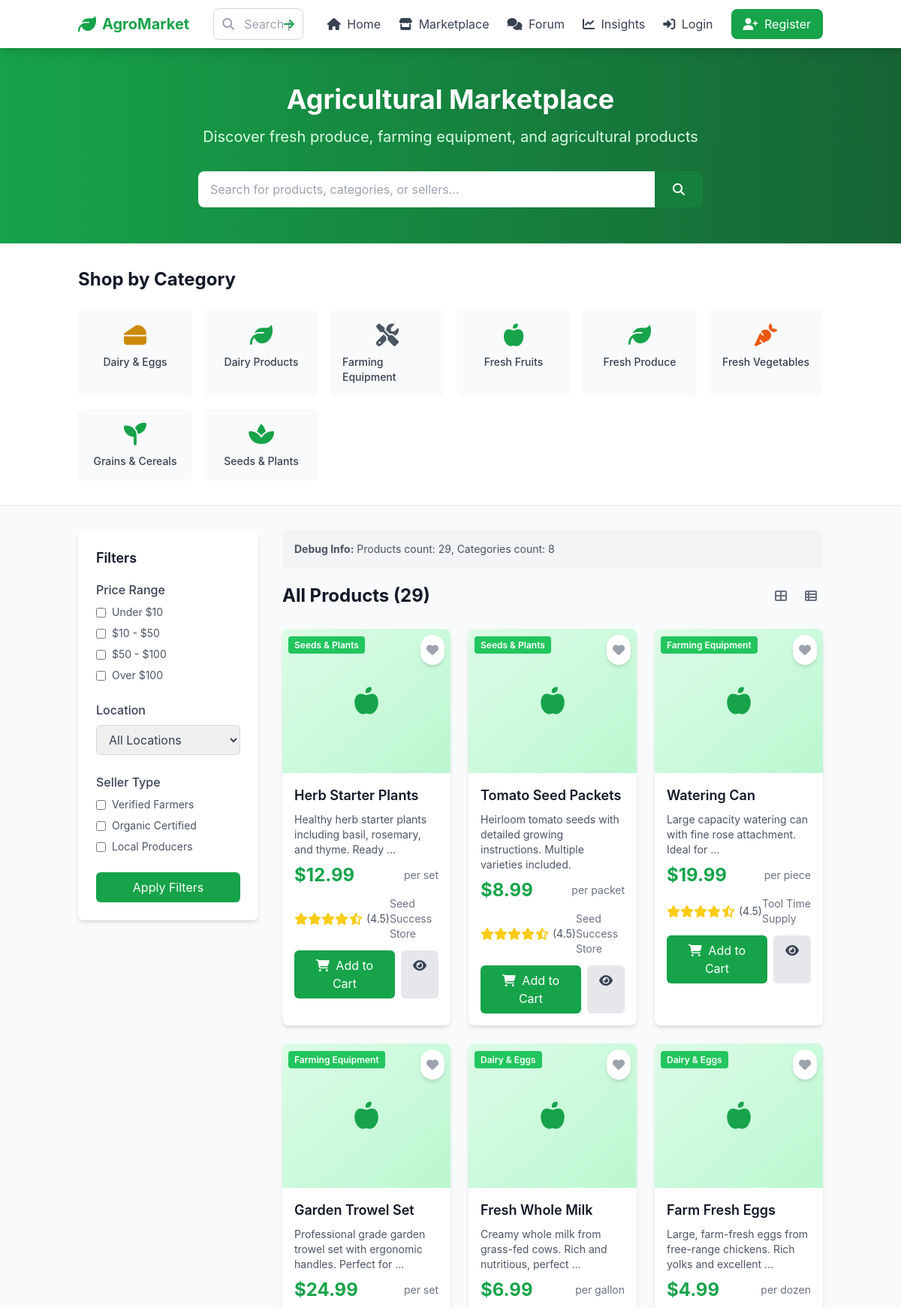
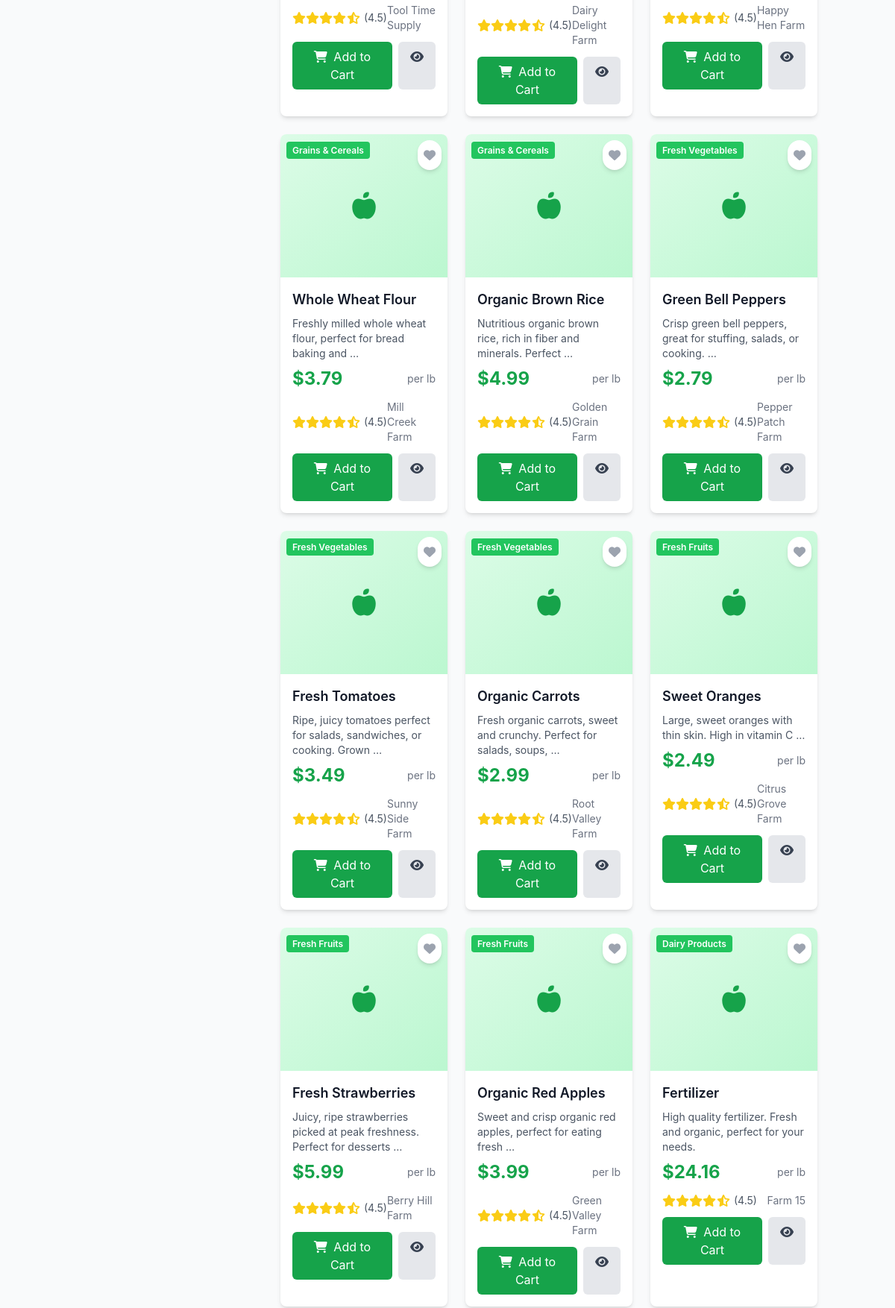
The app's page /marketplace/ (upper part) with its own data (2 pictures, top to bottom).
### marketplace/models.py (models this page shows, shortened)
class Category(models.Model):
    name = models.CharField(max_length=100)
    slug = models.SlugField(unique=True)
    description = models.TextField(blank=True)
    image = models.ImageField(upload_to='categories/', blank=True, null=True)
    created_at = models.DateTimeField(auto_now_add=True)
    class Meta:
        verbose_name_plural = "Categories"

class Product(models.Model):
    name = models.CharField(max_length=200)
    slug = models.SlugField(unique=True)
    description = models.TextField()
    price = models.DecimalField(max_digits=10, decimal_places=2)
    category = models.ForeignKey(Category, on_delete=models.CASCADE)
    seller = models.ForeignKey(settings.AUTH_USER_MODEL, on_delete=models.CASCADE)
    image = models.ImageField(upload_to='products/', blank=True, null=True)
    quantity_available = models.PositiveIntegerField(default=0)
    unit = models.CharField(max_length=20, default='piece')
    location = models.CharField(max_length=100, blank=True)
    is_active = models.BooleanField(default=True)
    created_at = models.DateTimeField(auto_now_add=True)
    updated_at = models.DateTimeField(auto_now=True)

### marketplace/views.py (the view, shortened to what this page needs)
# urls.py: path('', views.product_list, name='product_list'),
def product_list(request):
    products = Product.objects.all().order_by('-created_at')
    categories = Category.objects.all().order_by('name')
    category_filter = request.GET.get('category')
    if category_filter:
        products = products.filter(category__slug=category_filter)
    search_query = request.GET.get('q')
    price_min = request.GET.get('price_min')
    price_max = request.GET.get('price_max')
    if price_min:
        products = products.filter(price__gte=float(price_min))
    if price_max:
        products = products.filter(price__lte=float(price_max))
    context = {
        'products': products,
        'categories': categories,
        'search_query': search_query,
        'category_filter': category_filter,
        'price_min': price_min,
        'price_max': price_max,
    }
    return render(request, 'marketplace/index.html', context)

### marketplace/templates/marketplace/index.html (shortened to what this page needs)
{% extends 'base.html' %}
{% load static %}
{% block content %}
<section class="bg-gradient-to-r from-green-600 to-green-800 text-white py-12">
    <div class="container mx-auto px-4">
        <div class="text-center">
            <h1 class="text-4xl font-bold mb-4">Agricultural Marketplace</h1>
            <p class="text-xl text-green-100 mb-8">Discover fresh produce, farming equipment, and agricultural products</p>
            <div class="max-w-2xl mx-auto">
                <form action="{% url 'marketplace:search_products' %}" method="GET" class="flex">
                    <input type="text"
                           name="q"
                           placeholder="Search for products, categories, or sellers..."
                           value="{{ request.GET.q }}"
                           class="flex-1 px-4 py-3 rounded-l-lg text-gray-900 focus:outline-none focus:ring-2 focus:ring-green-300">
                    <button type="submit"
                            class="bg-green-700 hover:bg-green-800 px-6 py-3 rounded-r-lg transition duration-200">
                        <i class="fas fa-search"></i>
                    </button>
                </form>
            </div>
        </div>
    </div>
</section>
<section class="py-8 bg-white border-b">
    <div class="container mx-auto px-4">
        <h2 class="text-2xl font-bold text-gray-900 mb-6">Shop by Category</h2>
        <div class="grid grid-cols-2 md:grid-cols-4 lg:grid-cols-6 gap-4">
            {% if categories %}
                {% for category in categories %}
                    <a href="{% url 'marketplace:category_products' category.slug %}"
                       class="flex flex-col items-center p-4 bg-gray-50 rounded-lg hover:bg-green-50 hover:text-green-600 transition duration-200">
                        {% if category.name == 'Fresh Fruits' %}
                            <i class="fas fa-apple-alt text-3xl mb-2 text-green-600"></i>
                        {% elif category.name == 'Fresh Vegetables' %}
                            <i class="fas fa-carrot text-3xl mb-2 text-orange-600"></i>
                        {% elif category.name == 'Grains & Cereals' %}
                            <i class="fas fa-seedling text-3xl mb-2 text-green-600"></i>
                        {% elif category.name == 'Dairy & Eggs' %}
                            <i class="fas fa-cheese text-3xl mb-2 text-yellow-600"></i>
                        {% elif category.name == 'Farming Equipment' %}
                            <i class="fas fa-tools text-3xl mb-2 text-gray-600"></i>
                        {% elif category.name == 'Seeds & Plants' %}
                            <i class="fas fa-spa text-3xl mb-2 text-green-600"></i>
                        {% else %}
                            <i class="fas fa-leaf text-3xl mb-2 text-green-600"></i>
                        {% endif %}
                        <span class="text-sm font-medium">{{ category.name }}</span>
                    </a>
                {% endfor %}
            {% endif %}
        </div>
    </div>
</section>
<section class="py-8">
    <div class="container mx-auto px-4">
        <div class="flex flex-col lg:flex-row gap-8">
            <div class="lg:w-1/4">
                <div class="bg-white rounded-lg shadow-md p-6 sticky top-24">
                    <h3 class="text-lg font-semibold text-gray-900 mb-4">Filters</h3>
                    <div class="mb-6">
                        <h4 class="font-medium text-gray-700 mb-2">Price Range</h4>
                        <div class="space-y-2">
                            <label class="flex items-center">
                                <input type="checkbox" class="rounded border-gray-300 text-green-600 focus:ring-green-500">
                                <span class="ml-2 text-sm text-gray-600">Under $10</span>
                            </label>
                            <label class="flex items-center">
                                <input type="checkbox" class="rounded border-gray-300 text-green-600 focus:ring-green-500">
                                <span class="ml-2 text-sm text-gray-600">$10 - $50</span>
                            </label>
                            <label class="flex items-center">
                                <input type="checkbox" class="rounded border-gray-300 text-green-600 focus:ring-green-500">
                                <span class="ml-2 text-sm text-gray-600">$50 - $100</span>
                            </label>
                            <label class="flex items-center">
                                <input type="checkbox" class="rounded border-gray-300 text-green-600 focus:ring-green-500">
                                <span class="ml-2 text-sm text-gray-600">Over $100</span>
                            </label>
                        </div>
                    </div>
                    <div class="mb-6">
                        <h4 class="font-medium text-gray-700 mb-2">Location</h4>
                        <select class="w-full px-3 py-2 border border-gray-300 rounded-md focus:outline-none focus:ring-green-500 focus:border-green-500">
                            <option>All Locations</option>
                        </select>
                    </div>
                    <div class="mb-6">
                        <h4 class="font-medium text-gray-700 mb-2">Seller Type</h4>
                        <div class="space-y-2">
                            <label class="flex items-center">
                                <input type="checkbox" class="rounded border-gray-300 text-green-600 focus:ring-green-500">
                                <span class="ml-2 text-sm text-gray-600">Verified Farmers</span>
                            </label>
                            <label class="flex items-center">
                                <input type="checkbox" class="rounded border-gray-300 text-green-600 focus:ring-green-500">
                                <span class="ml-2 text-sm text-gray-600">Organic Certified</span>
                            </label>
                            <label class="flex items-center">
                                <input type="checkbox" class="rounded border-gray-300 text-green-600 focus:ring-green-500">
                                <span class="ml-2 text-sm text-gray-600">Local Producers</span>
                            </label>
                        </div>
                    </div>
                    <button class="w-full bg-green-600 text-white py-2 px-4 rounded-md hover:bg-green-700 transition duration-200">
                        Apply Filters
                    </button>
                </div>
            </div>
            <div class="lg:w-3/4">
                <div class="mb-4 p-4 bg-gray-100 rounded-lg">
                    <p class="text-sm text-gray-600">
                        <strong>Debug Info:</strong>
                        Products count: {{ products|length }},
                        Categories count: {{ categories|length }}
                    </p>
                </div>
                <div class="flex items-center justify-between mb-6">
                    <h2 class="text-2xl font-bold text-gray-900">
                        {% if products %}
                            All Products ({{ products|length }})
                        {% else %}
                            No Products Available
                        {% endif %}
                    </h2>
                    <div class="flex items-center space-x-2">
                        <button class="p-2 text-gray-500 hover:text-gray-700">
                            <i class="fas fa-th-large"></i>
                        </button>
                        <button class="p-2 text-gray-500 hover:text-gray-700">
                            <i class="fas fa-th-list"></i>
                        </button>
                    </div>
                </div>
                <div class="grid grid-cols-1 md:grid-cols-2 lg:grid-cols-3 xl:grid-cols-4 gap-6">
                    {% if products %}
                        {% for product in products %}
                            <div class="bg-white rounded-lg shadow-md overflow-hidden hover:shadow-lg transition duration-300">
                                <div class="relative">
                                    <div class="w-full h-48 bg-gradient-to-br from-green-100 to-green-200 flex items-center justify-center">
                                        <i class="fas fa-apple-alt text-4xl text-green-600"></i>
                                    </div>
                                    <div class="absolute top-2 left-2">
                                        <span class="bg-green-500 text-white px-2 py-1 rounded text-xs font-semibold">{{ product.category.name }}</span>
                                    </div>
                                    <div class="absolute top-2 right-2">
                                        <button class="wishlist-btn bg-white rounded-full p-2 shadow-md hover:bg-gray-50 transition duration-200">
                                            <i class="fas fa-heart text-gray-400 hover:text-red-500"></i>
                                        </button>
                                    </div>
                                </div>
                                <div class="p-4">
                                    <h3 class="text-lg font-semibold text-gray-900 mb-2">{{ product.name }}</h3>
                                    <p class="text-gray-600 text-sm mb-2">{{ product.description|truncatewords:10 }}</p>
                                    <div class="flex items-center justify-between mb-3">
                                        <span class="text-2xl font-bold text-green-600">${{ product.price }}</span>
                                        <span class="text-sm text-gray-500">per {{ product.unit }}</span>
                                    </div>
                                    <div class="flex items-center justify-between mb-3">
                                        <div class="flex items-center">
                                            <div class="flex text-yellow-400">
                                                <i class="fas fa-star"></i>
                                                <i class="fas fa-star"></i>
                                                <i class="fas fa-star"></i>
                                                <i class="fas fa-star"></i>
                                                <i class="fas fa-star-half-alt"></i>
                                            </div>
                                            <span class="text-sm text-gray-600 ml-1">(4.5)</span>
                                        </div>
                                        <span class="text-sm text-gray-500">{{ product.location }}</span>
                                    </div>
                                    <div class="flex space-x-2">
                                        <button class="add-to-cart-btn flex-1 bg-green-600 text-white py-2 px-4 rounded-md hover:bg-green-700 transition duration-200" data-product-id="{{ product.id }}">
                                            <i class="fas fa-shopping-cart mr-1"></i>
                                            Add to Cart
                                        </button>
                                        <a href="{% url 'marketplace:product_detail' product.id %}"
                                           class="bg-gray-200 text-gray-700 py-2 px-4 rounded-md hover:bg-gray-300 transition duration-200">
                                            <i class="fas fa-eye"></i>
                                        </a>
                                    </div>
                                </div>
                            </div>
                        {% endfor %}
                    {% endif %}
                </div>
            </div>
        </div>
    </div>
</section>
{% endblock %}

### static/css/main.css (style rules this page uses)
:root { --primary-green: #10b981; --primary-green-dark: #059669; --primary-green-light: #34d399; --secondary-blue: #3b82f6; --accent-yellow: #f59e0b; --gray-50: #f9fafb; --gray-100: #f3f4f6; --gray-200: #e5e7eb; --gray-300: #d1d5db; --gray-400: #9ca3af; --gray-500: #6b7280; --gray-600: #4b5563; --gray-700: #374151; --gray-800: #1f2937; --gray-900: #111827; }
* { box-sizing: border-box; }
body { font-family: 'Inter', -apple-system, BlinkMacSystemFont, 'Segoe UI', Roboto, sans-serif; line-height: 1.6; color: var(--gray-700); }
* { transition: color 0.2s ease, background-color 0.2s ease, border-color 0.2s ease, transform 0.2s ease, box-shadow 0.2s ease; }

### records on screen
Category: name "Dairy & Eggs"
Category: name "Dairy Products"
Category: name "Farming Equipment"
Category: name "Fresh Fruits"
Category: name "Fresh Produce"
Category: name "Fresh Vegetables"
Category: name "Grains & Cereals"
Category: name "Seeds & Plants"
Product: category.name "Seeds & Plants", name "Herb Starter Plants", description "Healthy herb starter plants including basil, rosemary, and thyme. Ready …", price "12.99", unit "set", location "Seed Success Store"
Product: category.name "Seeds & Plants", name "Tomato Seed Packets", description "Heirloom tomato seeds with detailed growing instructions. Multiple varieties included.", price "8.99", unit "packet", location "Seed Success Store"
Product: category.name "Farming Equipment", name "Watering Can", description "Large capacity watering can with fine rose attachment. Ideal for …", price "19.99", unit "piece", location "Tool Time Supply"
Product: category.name "Farming Equipment", name "Garden Trowel Set", description "Professional grade garden trowel set with ergonomic handles. Perfect for …", price "24.99", unit "set", location "Tool Time Supply"
Product: category.name "Dairy & Eggs", name "Fresh Whole Milk", description "Creamy whole milk from grass-fed cows. Rich and nutritious, perfect …", price "6.99", unit "gallon", location "Dairy Delight Farm"
Product: category.name "Dairy & Eggs", name "Farm Fresh Eggs", description "Large, farm-fresh eggs from free-range chickens. Rich yolks and excellent …", price "4.99", unit "dozen", location "Happy Hen Farm"
Product: category.name "Grains & Cereals", name "Whole Wheat Flour", description "Freshly milled whole wheat flour, perfect for bread baking and …", price "3.79", unit "lb", location "Mill Creek Farm"
Product: category.name "Grains & Cereals", name "Organic Brown Rice", description "Nutritious organic brown rice, rich in fiber and minerals. Perfect …", price "4.99", unit "lb", location "Golden Grain Farm"
Product: category.name "Fresh Vegetables", name "Green Bell Peppers", description "Crisp green bell peppers, great for stuffing, salads, or cooking. …", price "2.79", unit "lb", location "Pepper Patch Farm"
Product: category.name "Fresh Vegetables", name "Fresh Tomatoes", description "Ripe, juicy tomatoes perfect for salads, sandwiches, or cooking. Grown …", price "3.49", unit "lb", location "Sunny Side Farm"
Product: category.name "Fresh Vegetables", name "Organic Carrots", description "Fresh organic carrots, sweet and crunchy. Perfect for salads, soups, …", price "2.99", unit "lb", location "Root Valley Farm"
Product: category.name "Fresh Fruits", name "Sweet Oranges", description "Large, sweet oranges with thin skin. High in vitamin C …", price "2.49", unit "lb", location "Citrus Grove Farm"
Product: category.name "Fresh Fruits", name "Fresh Strawberries", description "Juicy, ripe strawberries picked at peak freshness. Perfect for desserts …", price "5.99", unit "lb", location "Berry Hill Farm"
Product: category.name "Fresh Fruits", name "Organic Red Apples", description "Sweet and crisp organic red apples, perfect for eating fresh …", price "3.99", unit "lb", location "Green Valley Farm"
Product: category.name "Dairy Products", name "Fertilizer", description "High quality fertilizer. Fresh and organic, perfect for your needs.", price "24.16", unit "lb", location "Farm 15"

### other values on screen
{{ products|length }} "29"
{{ categories|length }} "8"
